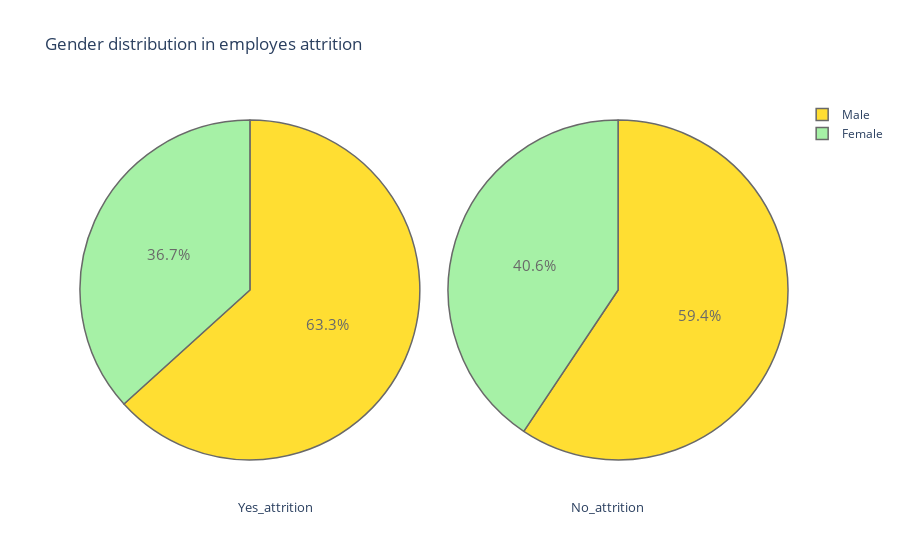
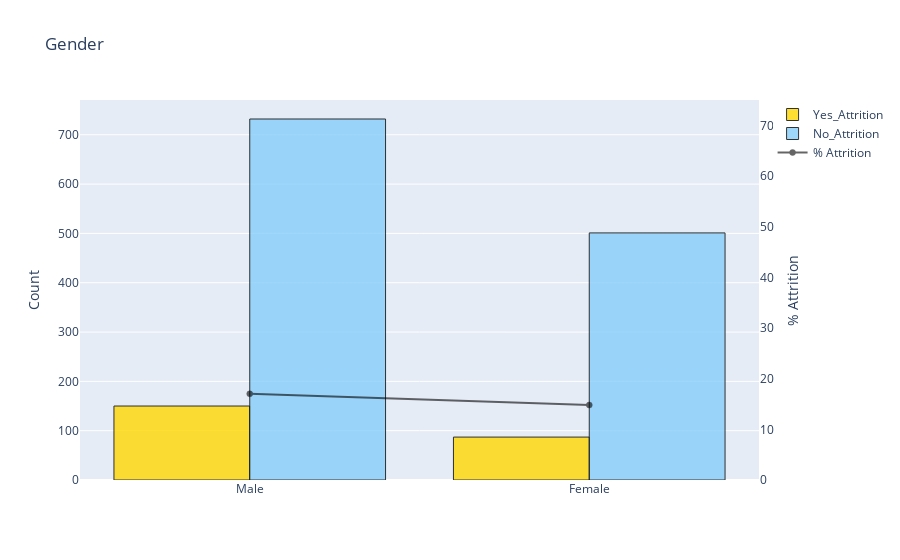

The cell these charts' notebook holds for them, in order:
### Markdown cell above
## How is Attrition Affected by Gender ?

### Code cell
plot_pie('Gender')
barplot('Gender', False)

### Figure 1 — Plotly figure (JSON) as saved in the notebook; plotly's stock layout.template omitted (floating-point values rounded to 4 significant figures)
{"data": [{"domain": {"x": [0, 0.48]}, "hoverinfo": "label+percent+name", "labels": ["Male", "Female"], "marker": {"colors": ["gold", "lightgreen", "lightcoral", "lightskyblue", "lightgrey", "orange", "white", "lightpink"], "line": {"width": 1.5}}, "name": "attrition employes", "opacity": 0.8, "textfont": {"size": 15}, "type": "pie", "values": [150, 87]}, {"domain": {"x": [0.52, 1]}, "hoverinfo": "label+percent+name", "labels": ["Male", "Female"], "marker": {"colors": ["gold", "lightgreen", "lightcoral", "lightskyblue", "lightgrey", "orange", "white", "lightpink"], "line": {"width": 1.5}}, "name": "Non attrition employes", "opacity": 0.8, "textfont": {"size": 15}, "type": "pie", "values": [732, 501]}], "layout": {"annotations": [{"font": {"size": 13}, "showarrow": false, "text": "Yes_attrition", "x": 0.22, "y": -0.1}, {"font": {"size": 13}, "showarrow": false, "text": "No_attrition", "x": 0.8, "y": -0.1}], "title": {"text": "Gender distribution in employes attrition "}}}

### Figure 2 — Plotly figure (JSON) as saved in the notebook; plotly's stock layout.template omitted (floating-point values rounded to 4 significant figures)
{"data": [{"marker": {"color": "gold", "line": {"color": "#000000", "width": 1}}, "name": "Yes_Attrition", "opacity": 0.8, "type": "bar", "x": ["Male", "Female"], "y": [150, 87]}, {"marker": {"color": "lightskyblue", "line": {"color": "#000000", "width": 1}}, "name": "No_Attrition", "opacity": 0.8, "type": "bar", "x": ["Male", "Female"], "y": [732, 501]}, {"marker": {"color": "black", "line": {"color": "#000000", "width": 0.5}}, "name": "% Attrition", "opacity": 0.6, "type": "scatter", "x": ["Female", "Male"], "y": [14.8, 17.01], "yaxis": "y2"}], "layout": {"title": {"text": "Gender"}, "yaxis": {"title": {"text": "Count"}}, "yaxis2": {"anchor": "x", "overlaying": "y", "range": [0, 75], "showgrid": false, "side": "right", "title": {"text": "% Attrition"}, "zeroline": false}}}
